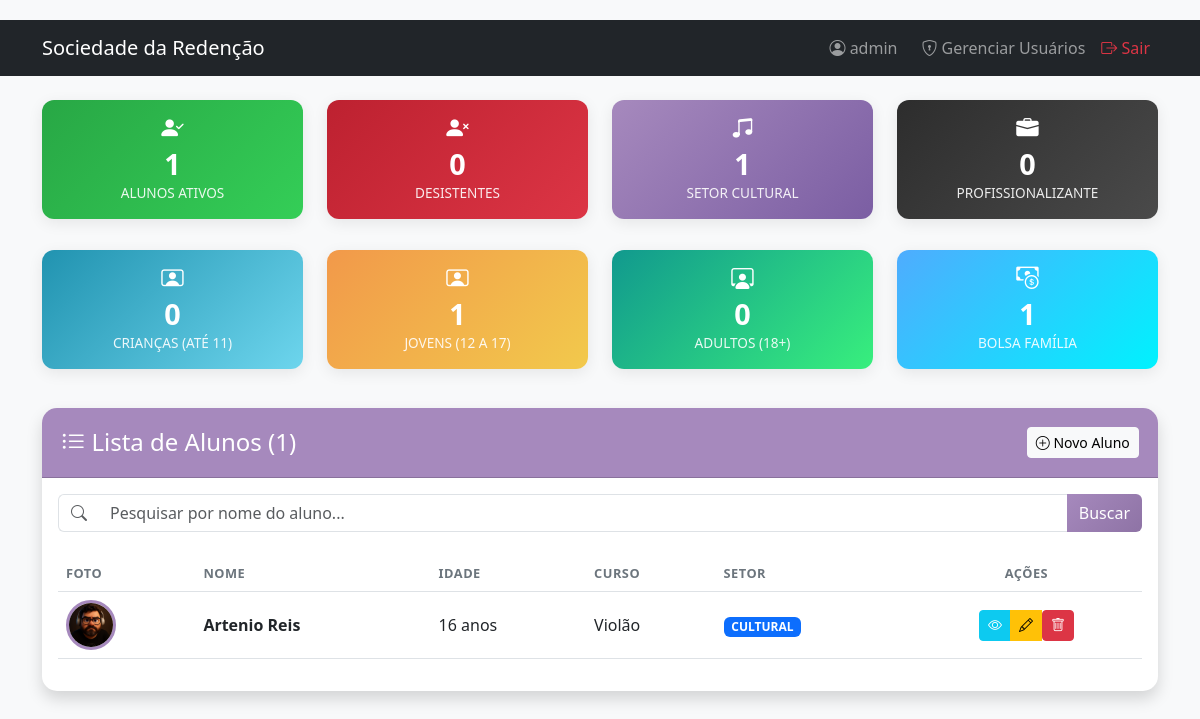
The page / (signed in) on the database as committed earlier.
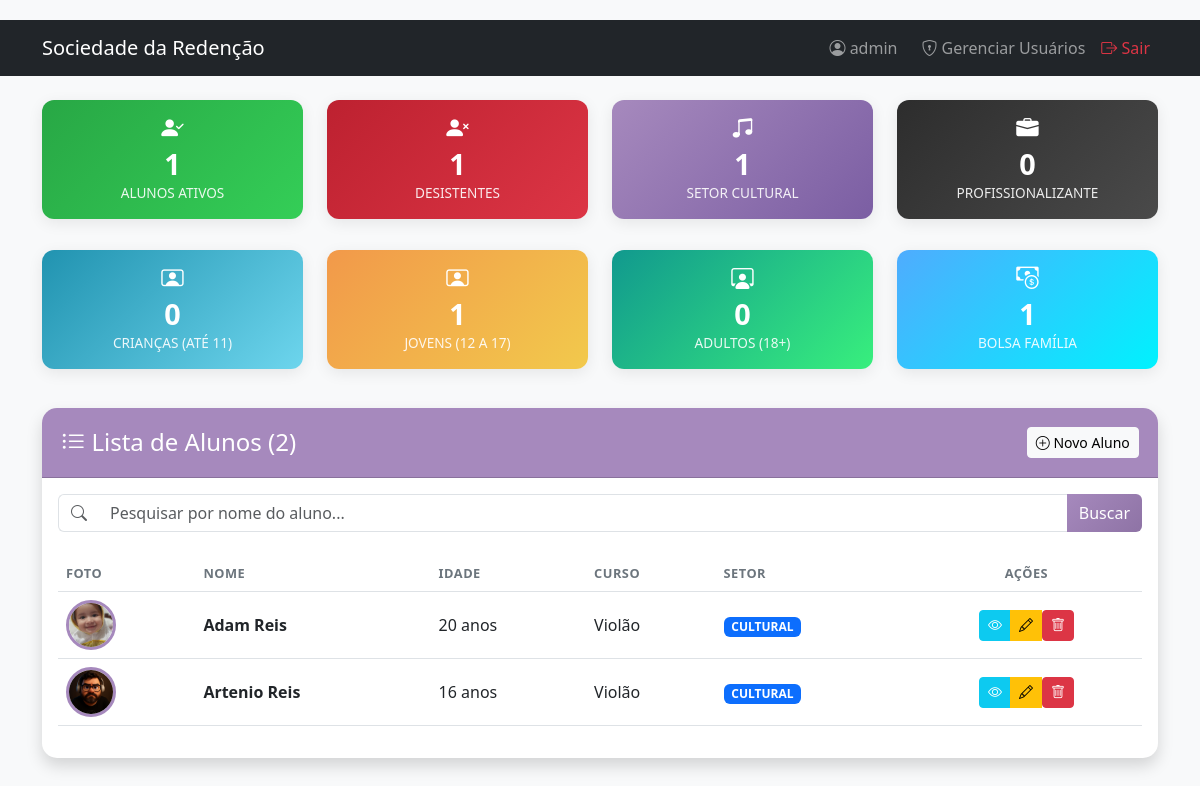
The same page on the database as committed later.
### models.py (models this page shows, shortened)
class Aluno(db.Model):
    id = db.Column(db.Integer, primary_key=True)
    foto = db.Column(db.String(200), nullable=True)
    documento = db.Column(db.String(200), nullable=True)
    nome_completo = db.Column(db.String(100), nullable=False)
    cpf = db.Column(db.String(14), nullable=True)
    rg_certidao = db.Column(db.String(50), nullable=True)  # Novo campo
    telefone = db.Column(db.String(20), nullable=True)
    data_nascimento = db.Column(db.Date, nullable=False)
    idade = db.Column(db.Integer, nullable=False)
    nome_pais = db.Column(db.String(100), nullable=False)
    curso = db.Column(db.String(100), nullable=False)
    setor = db.Column(db.String(20), nullable=False)
    endereco = db.Column(db.String(200), nullable=False)
    escola = db.Column(db.String(100), nullable=False)
    trabalho_ficha_adulto = db.Column(db.Boolean, default=False)
    nome_trabalho_profissao = db.Column(db.String(100), nullable=True)
    bolsa_familia = db.Column(db.Boolean, default=False)
    irmaos = db.Column(db.Integer, default=0)
    renda_familiar = db.Column(db.Float, nullable=False)
    pessoas_residencia = db.Column(db.Integer, nullable=False)
    desistencia = db.Column(db.String(10), default='NÃO')
    observacao = db.Column(db.Text, nullable=True)
    data_cadastro = db.Column(db.DateTime, default=datetime.utcnow)

### app.py (the view)
@app.route('/')
@login_required
def index():
    termo_busca = request.args.get('q', '')
    if termo_busca:
        alunos = Aluno.query.filter(Aluno.nome_completo.ilike(f'%{termo_busca}%')).order_by(Aluno.nome_completo).all()
    else:
        alunos = Aluno.query.order_by(Aluno.nome_completo).all()
    ativos = Aluno.query.filter_by(desistencia='NÃO').count()
    desistentes = Aluno.query.filter_by(desistencia='SIM').count()
    cultural = Aluno.query.filter_by(setor='CULTURAL', desistencia='NÃO').count()
    profissional = Aluno.query.filter_by(setor='PROFISSIONALIZANTE', desistencia='NÃO').count()
    bolsa = Aluno.query.filter_by(bolsa_familia=True, desistencia='NÃO').count()
    criancas = Aluno.query.filter(Aluno.idade < 12, Aluno.desistencia == 'NÃO').count()
    adolescentes = Aluno.query.filter(Aluno.idade >= 12, Aluno.idade < 18, Aluno.desistencia == 'NÃO').count()
    adultos = Aluno.query.filter(Aluno.idade >= 18, Aluno.desistencia == 'NÃO').count()
    return render_template('index.html',
                           alunos=alunos,
                           cultural=cultural,
                           profissionalizante=profissional,
                           bolsa_familia=bolsa,
                           criancas=criancas,
                           adolescentes=adolescentes,
                           adultos=adultos,
                           ativos=ativos,
                           desistentes=desistentes,
                           total_alunos=len(alunos),
                           termo_busca=termo_busca)

### app.py (called while the page is built)
def login_required(f):
    @wraps(f)
    def decorated_function(*args, **kwargs):
        if 'logged_in' not in session:
            return redirect(url_for('login'))
        return f(*args, **kwargs)
    return decorated_function

@app.context_processor
def utility_processor():
    def format_currency(value):
        return f"R$ {value:,.2f}".replace('.', ',') if value is not None else "R$ 0,00"
    def format_date(value):
        return value.strftime('%d/%m/%Y') if value else ""
    def format_boolean(value):
        return "SIM" if value else "NÃO"
    return dict(format_currency=format_currency, format_date=format_date, format_boolean=format_boolean, now=datetime.now())

### templates/index.html (shortened to what this page needs)
{% extends "base.html" %}
{% block content %}
<div class="row mb-3">
    <div class="col-md-3">
        <div class="stat-card stat-ativo">
            <h3><i class="bi bi-person-check-fill"></i></h3>
            <h4>{{ ativos }}</h4>
            <p>Alunos Ativos</p>
        </div>
    </div>
    <div class="col-md-3">
        <div class="stat-card stat-desistente">
            <h3><i class="bi bi-person-x-fill"></i></h3>
            <h4>{{ desistentes }}</h4>
            <p>Desistentes</p>
        </div>
    </div>
    <div class="col-md-3">
        <div class="stat-card stat-cultural">
            <h3><i class="bi bi-music-note-beamed"></i></h3>
            <h4>{{ cultural }}</h4>
            <p>Setor Cultural</p>
        </div>
    </div>
    <div class="col-md-3">
        <div class="stat-card stat-profissional">
            <h3><i class="bi bi-briefcase-fill"></i></h3>
            <h4>{{ profissionalizante }}</h4>
            <p>Profissionalizante</p>
        </div>
    </div>
</div>
<div class="row mb-4">
    <div class="col-md-3">
        <div class="stat-card stat-crianca">
            <h3><i class="bi bi-person-video"></i></h3>
            <h4>{{ criancas }}</h4>
            <p>Crianças (até 11)</p>
        </div>
    </div>
    <div class="col-md-3">
        <div class="stat-card stat-adolescente">
            <h3><i class="bi bi-person-video"></i></h3>
            <h4>{{ adolescentes }}</h4>
            <p>Jovens (12 a 17)</p>
        </div>
    </div>
    <div class="col-md-3">
        <div class="stat-card stat-adulto">
            <h3><i class="bi bi-person-workspace"></i></h3>
            <h4>{{ adultos }}</h4>
            <p>Adultos (18+)</p>
        </div>
    </div>
    <div class="col-md-3">
        <div class="stat-card stat-bolsa">
            <h3><i class="bi bi-cash-coin"></i></h3>
            <h4>{{ bolsa_familia }}</h4>
            <p>Bolsa Família</p>
        </div>
    </div>
</div>
<div class="card shadow">
    <div class="card-header d-flex justify-content-between align-items-center">
        <h4 class="mb-0"><i class="bi bi-list-ul"></i> Lista de Alunos ({{ total_alunos }})</h4>
        <a href="{{ url_for('cadastrar') }}" class="btn btn-light btn-sm">
            <i class="bi bi-plus-circle"></i> Novo Aluno
        </a>
    </div>
    <div class="card-body">
        <form method="GET" action="{{ url_for('index') }}" class="mb-4">
            <div class="input-group">
                <span class="input-group-text bg-white border-end-0">
                    <i class="bi bi-search text-muted"></i>
                </span>
                <input type="text" name="q" class="form-control border-start-0"
                       placeholder="Pesquisar por nome do aluno..." value="{{ termo_busca }}">
                <button class="btn btn-primary" type="submit">Buscar</button>
            </div>
        </form>
        {% if alunos %}
        <div class="table-responsive">
            <table class="table table-hover align-middle">
                <thead>
                    <tr>
                        <th>Foto</th>
                        <th>Nome</th>
                        <th>Idade</th>
                        <th>Curso</th>
                        <th>Setor</th>
                        <th class="text-center">Ações</th>
                    </tr>
                </thead>
                <tbody>
                    {% for aluno in alunos %}
                    <tr>
                        <td>
                            {% if aluno.foto %}
                            <img src="{{ url_for('uploaded_file', filename=aluno.foto) }}" class="aluno-foto" style="width: 50px; height: 50px;">
                            {% else %}
                            <div class="aluno-foto bg-secondary d-flex align-items-center justify-content-center" style="width: 50px; height: 50px;">
                                <i class="bi bi-person text-white"></i>
                            </div>
                            {% endif %}
                        </td>
                        <td class="fw-bold">{{ aluno.nome_completo }}</td>
                        <td>{{ aluno.idade }} anos</td>
                        <td>{{ aluno.curso }}</td>
                        <td>
                            <span class="badge {{ 'bg-primary' if aluno.setor == 'CULTURAL' else 'bg-success' }}">
                                {{ aluno.setor }}
                            </span>
                        </td>
                        <td class="text-center">
                            <div class="btn-group" role="group">
                                <a href="{{ url_for('visualizar', id=aluno.id) }}"
                                   class="btn btn-sm btn-info text-white" title="Visualizar">
                                    <i class="bi bi-eye"></i>
                                </a>
                                <a href="{{ url_for('editar', id=aluno.id) }}"
                                   class="btn btn-sm btn-warning" title="Editar">
                                    <i class="bi bi-pencil"></i>
                                </a>
                                <form action="{{ url_for('excluir', id=aluno.id) }}"
                                      method="POST"
                                      class="d-inline"
                                      onsubmit="return confirm('Tem certeza que deseja excluir permanentemente este aluno?');">
                                    <button type="submit" class="btn btn-sm btn-danger" title="Excluir">
                                        <i class="bi bi-trash"></i>
                                    </button>
                                </form>
                            </div>
                        </td>
                    </tr>
                    {% endfor %}
                </tbody>
            </table>
        </div>
        {% else %}
        <div class="text-center py-5 text-muted">
            <i class="bi bi-people display-4"></i>
            <p class="mt-2">Nenhum aluno encontrado.</p>
        </div>
        {% endif %}
    </div>
</div>
{% endblock %}

### templates/base.html (shortened to what this page needs)
<!DOCTYPE html>
<html lang="pt-BR">
<head>
    <link href="https://cdn.jsdelivr.net/npm/bootstrap@5.3.0/dist/css/bootstrap.min.css" rel="stylesheet">
    <link rel="stylesheet" href="https://cdn.jsdelivr.net/npm/bootstrap-icons@1.10.0/font/bootstrap-icons.css">
    <link rel="stylesheet" href="{{ url_for('static', filename='css/style.css') }}">
</head>
<body>
    <nav class="navbar navbar-expand-lg navbar-dark bg-dark mb-4">
        <div class="container">
            <a class="navbar-brand" href="{{ url_for('index') }}">Sociedade da Redenção</a>
            {% if session.logged_in %}
            <div class="navbar-nav ms-auto">
                <span class="navbar-text me-3"><i class="bi bi-person-circle"></i> {{ session.username }}</span>
                <a class="nav-link" href="{{ url_for('listar_usuarios') }}"><i class="bi bi-shield-lock"></i> Gerenciar Usuários</a>
                <a class="nav-link text-danger" href="{{ url_for('logout') }}"><i class="bi bi-box-arrow-right"></i> Sair</a>
            </div>
            {% endif %}
        </div>
    </nav>
    <div class="container">
        {% block content %}{% endblock %}
    </div>
</body>
</html>

### static/css/style.css (style rules this page uses)
:root { --primary-color: #a689bd; --secondary-color: #2d2d2d; --success-color: #28a745; --info-color: #17a2b8; --warning-color: #ffc107; --danger-color: #dc3545; --light-color: #f8f9fa; --dark-color: #2d2d2d; }
body { background-color: #f8f9fa; font-family: 'Segoe UI', Tahoma, Geneva, Verdana, sans-serif; padding-top: 20px; }
.card { border: none; box-shadow: 0 0 25px rgba(0,0,0,0.06); border-radius: 15px; margin-bottom: 25px; }
.card-header { background-color: var(--primary-color); color: white; border-radius: 15px 15px 0 0 !important; padding: 1.2rem; font-weight: 600; }
.btn-primary { background: linear-gradient(135deg, var(--primary-color) 0%, #8e73a5 100%); border: none; transition: 0.3s; }
.aluno-foto { width: 65px; height: 65px; object-fit: cover; border-radius: 50%; border: 3px solid var(--primary-color); background-color: #fff; }
.stat-card { text-align: center; padding: 15px 10px; border-radius: 12px; color: white; margin-bottom: 15px; box-shadow: 0 4px 15px rgba(0,0,0,0.08); transition: transform 0.2s; }
.stat-card h3 { font-size: 1.4rem; margin-bottom: 5px; }
.stat-card h4 { font-size: 1.8rem; margin-bottom: 2px; font-weight: 700; }
.stat-card p { font-size: 0.85rem; margin-bottom: 0; font-weight: 500; text-transform: uppercase; opacity: 0.9; }
.stat-ativo { background: linear-gradient(135deg, #28a745 0%, #34ce57 100%); }
.stat-desistente { background: linear-gradient(135deg, #bd2130 0%, #dc3545 100%); }
.stat-cultural { background: linear-gradient(135deg, var(--primary-color) 0%, #7b5ea3 100%); }
.stat-profissional { background: linear-gradient(135deg, var(--secondary-color) 0%, #4a4a4a 100%); }
.stat-bolsa { background: linear-gradient(135deg, #4facfe 0%, #00f2fe 100%); }
.stat-crianca { background: linear-gradient(135deg, #2193b0 0%, #6dd5ed 100%); }
.stat-adolescente { background: linear-gradient(135deg, #f2994a 0%, #f2c94c 100%); }
.stat-adulto { background: linear-gradient(135deg, #11998e 0%, #38ef7d 100%); }
.table { vertical-align: middle; }
.table thead th { border-top: none; text-transform: uppercase; font-size: 0.8rem; letter-spacing: 0.5px; color: #6c757d; }

Rows that differ between the two databases and show on the page:
added Aluno: foto (picture), nome_completo "Adam Reis", idade "20", curso "Violão", setor "CULTURAL"
Other text that changed with them:
{{ desistentes }}: "0" → "1"
{{ total_alunos }}: "1" → "2"
